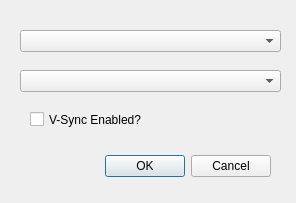
<?xml version="1.0" encoding="UTF-8"?>
<ui version="4.0">
 <class>OpeningDialog</class>
 <widget class="QDialog" name="OpeningDialog">
  <property name="geometry">
   <rect>
    <x>0</x>
    <y>0</y>
    <width>296</width>
    <height>203</height>
   </rect>
  </property>
  <property name="windowTitle">
   <string>Dialog</string>
  </property>
  <widget class="QDialogButtonBox" name="buttonBox">
   <property name="geometry">
    <rect>
     <x>-70</x>
     <y>150</y>
     <width>341</width>
     <height>32</height>
    </rect>
   </property>
   <property name="orientation">
    <enum>Qt::Horizontal</enum>
   </property>
   <property name="standardButtons">
    <set>QDialogButtonBox::Cancel|QDialogButtonBox::Ok</set>
   </property>
  </widget>
  <widget class="QComboBox" name="comboBox">
   <property name="geometry">
    <rect>
     <x>20</x>
     <y>30</y>
     <width>261</width>
     <height>22</height>
    </rect>
   </property>
   <property name="styleSheet">
    <string notr="true"/>
   </property>
  </widget>
  <widget class="QComboBox" name="renderingApi">
   <property name="geometry">
    <rect>
     <x>20</x>
     <y>70</y>
     <width>261</width>
     <height>22</height>
    </rect>
   </property>
  </widget>
  <widget class="QCheckBox" name="checkBox">
   <property name="geometry">
    <rect>
     <x>30</x>
     <y>110</y>
     <width>131</width>
     <height>19</height>
    </rect>
   </property>
   <property name="text">
    <string>V-Sync Enabled?</string>
   </property>
  </widget>
 </widget>
 <resources/>
 <connections>
  <connection>
   <sender>buttonBox</sender>
   <signal>accepted()</signal>
   <receiver>OpeningDialog</receiver>
   <slot>accept()</slot>
   <hints>
    <hint type="sourcelabel">
     <x>248</x>
     <y>254</y>
    </hint>
    <hint type="destinationlabel">
     <x>157</x>
     <y>274</y>
    </hint>
   </hints>
  </connection>
  <connection>
   <sender>buttonBox</sender>
   <signal>rejected()</signal>
   <receiver>OpeningDialog</receiver>
   <slot>reject()</slot>
   <hints>
    <hint type="sourcelabel">
     <x>316</x>
     <y>260</y>
    </hint>
    <hint type="destinationlabel">
     <x>286</x>
     <y>274</y>
    </hint>
   </hints>
  </connection>
 </connections>
</ui>
